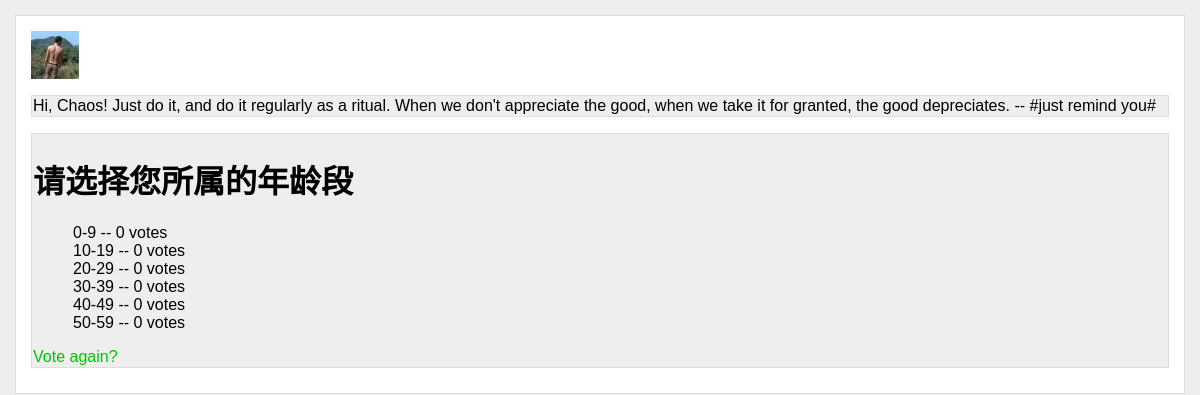
The page /polls/2/results/ on the database as committed earlier.
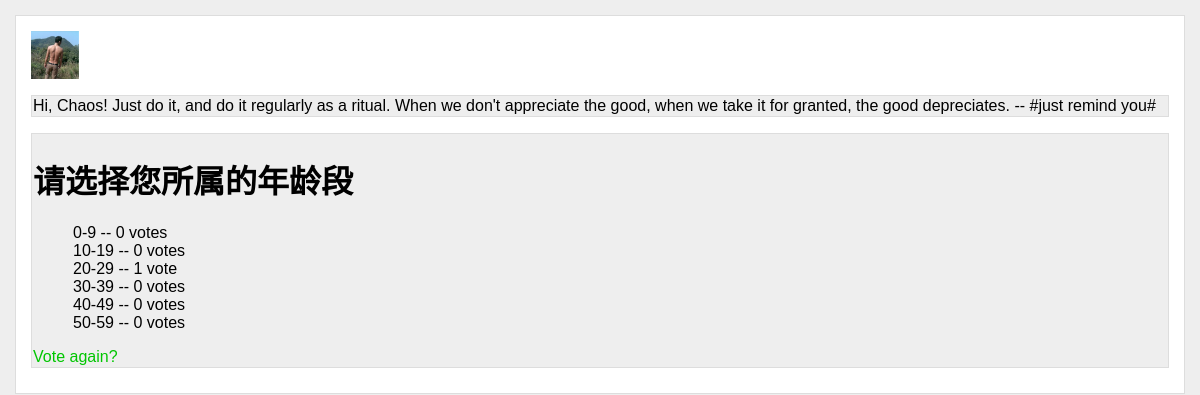
The same page on the database as committed later.
### polls/models.py (models this page shows, shortened)
@python_2_unicode_compatible
class Choice(models.Model):
    question = models.ForeignKey(Question)
    choice_text = models.CharField('选项', max_length=200)
    votes = models.IntegerField('票数', default=0)

### polls/views.py (the view)
# urls.py: url(r'^(?P<pk>[0-9]+)/results/$', views.ResultsView.as_view(), name='results'),
class ResultsView(generic.DetailView):
    model = Question
    template_name = 'polls/results.html'

### polls/templates/polls/results.html
{% extends 'polls/base.html' %}
{% block content %}
<div class="detail">
<h1>{{ question.question_text }}</h1>
<ul>
{% for choice in question.choice_set.all %}
    <li>{{ choice.choice_text }} -- {{ choice.votes }} vote{{ choice.votes|pluralize }}</li>
{% endfor %}
</ul>
<a href="{% url 'polls:detail' question.id %}">Vote again?</a>
</div>
{% endblock %}

Rows that differ between the two databases and show on the page:
changed Choice (number 3 of 6 on the later page): votes "0" → "1"
